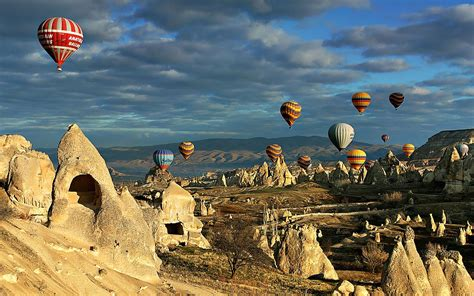
#> input picture image/1.png, 474 x 296 px
$ python main.py
#> lines starting #> are read from the running program, lines starting #| are printed output that depends on the picture; after the words box and inside, x2 and y2 are one past the last pixel; in counts of white or black regions, pixels touching at a corner belong together
import cv2
import numpy as np

# Load the image
try:
    image = cv2.imread('image/1.png')
#> image is the input picture: shape (296, 474, 3); mean B, G, R 101.9, 113, 110

    # Check if the image is empty
    if image is None:
        print("The image could not be loaded or is a blank image.")

    while True:
        # Show the original image
        cv2.imshow('Original Image', image)

        # Print the menu options
        print("Image Processing Options:")
        print("b: Blurring")
        print("s: Sharpening")
        print("e: Edge Detection")
        print("c: Increase Contrast")
        print("h: Histogram Equalization")
        print("q: Quit")

        # Wait for user key press
        key = cv2.waitKey(0)
#> (key e is pressed here)

        # Check the pressed key
        if key == ord('b'):
            # Blurring
            blurred = cv2.GaussianBlur(image, (5, 5), 0)
            cv2.imshow('Blurred Image', blurred)
            cv2.imwrite('processed_image/blurred.png', blurred)
        elif key == ord('s'):
            # Sharpening
            kernel = np.array([[-1,-1,-1], [-1,9,-1], [-1,-1,-1]])
            sharpened = cv2.filter2D(image, -1, kernel)
            cv2.imshow('Sharpened Image', sharpened)
            cv2.imwrite('processed_image/sharpened.png', sharpened)
        elif key == ord('e'):
            # Edge detection
            gray = cv2.cvtColor(image, cv2.COLOR_BGR2GRAY)
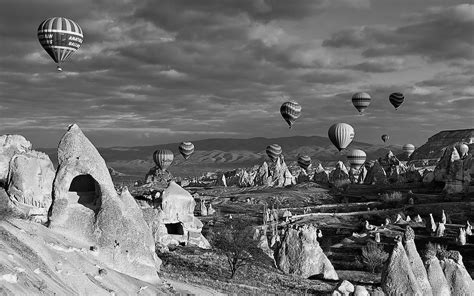
#> gray: shape (296, 474); min 0, max 254, mean 110.9
            edges = cv2.Canny(gray, 100, 200)
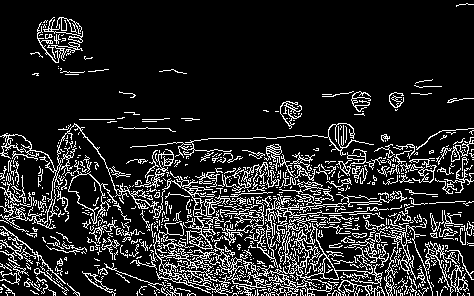
#> edges: shape (296, 474); 14.4% white in thin lines or dots
            cv2.imshow('Edge Detection', edges)
            cv2.imwrite('processed_image/edges.png', edges)
        elif key == ord('c'):
            # Increase Contrast
            alpha = 1.5
            adjusted = cv2.convertScaleAbs(image, alpha=alpha, beta=0)
            cv2.imshow('Increased Contrast', adjusted)
            cv2.imwrite('processed_image/contrast.png', adjusted)
        elif key == ord('h'):
            # Histogram Equalization
            gray = cv2.cvtColor(image, cv2.COLOR_BGR2GRAY)
            equalized = cv2.equalizeHist(gray)
            cv2.imshow('Histogram Equalization', equalized)
            cv2.imwrite('processed_image/histogram_equalization.png', equalized)
        elif key == ord('q'):
            # Quit the program
            break
        else:
            print("You entered an incorrect key! Please enter a valid option.")

    # Close all windows
    cv2.destroyAllWindows()

except cv2.error as e:
    print("Error", e)

$ run again, with image/3.jpg saved as image/1.png
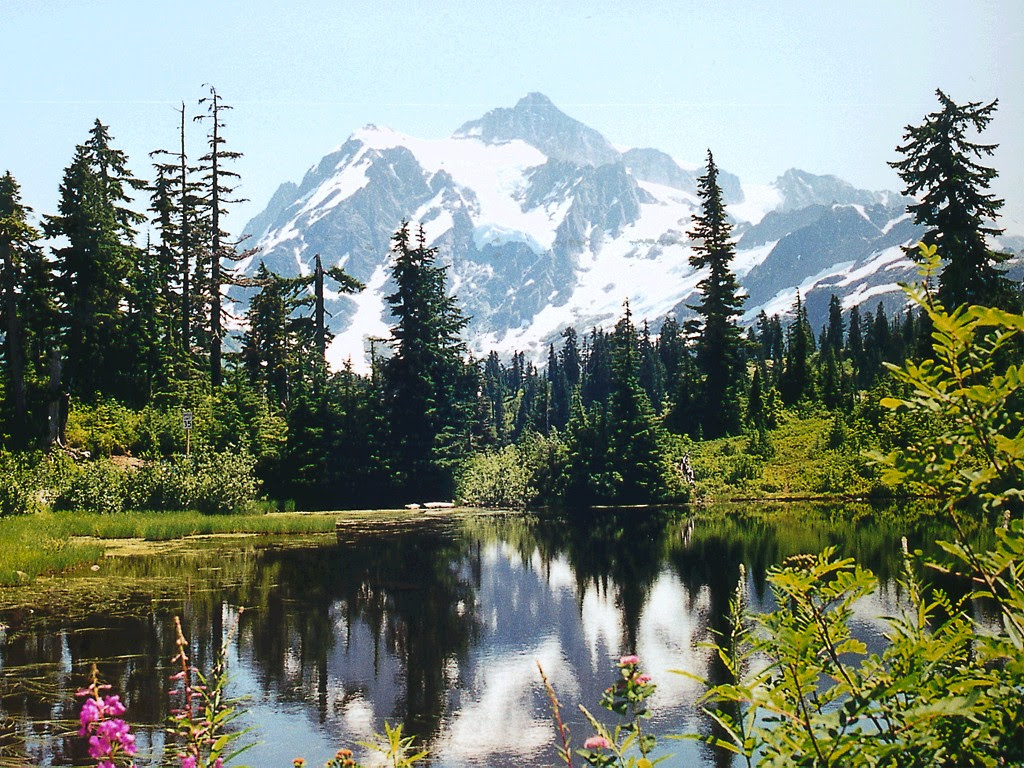
#> input picture image/3.jpg, 1024 x 768 px
#> image is the input picture: shape (768, 1024, 3); mean B, G, R 123.2, 135.8, 124.8
#> `gray = cv2.cvtColor(image, cv2.COLOR_BGR2GRAY)`:
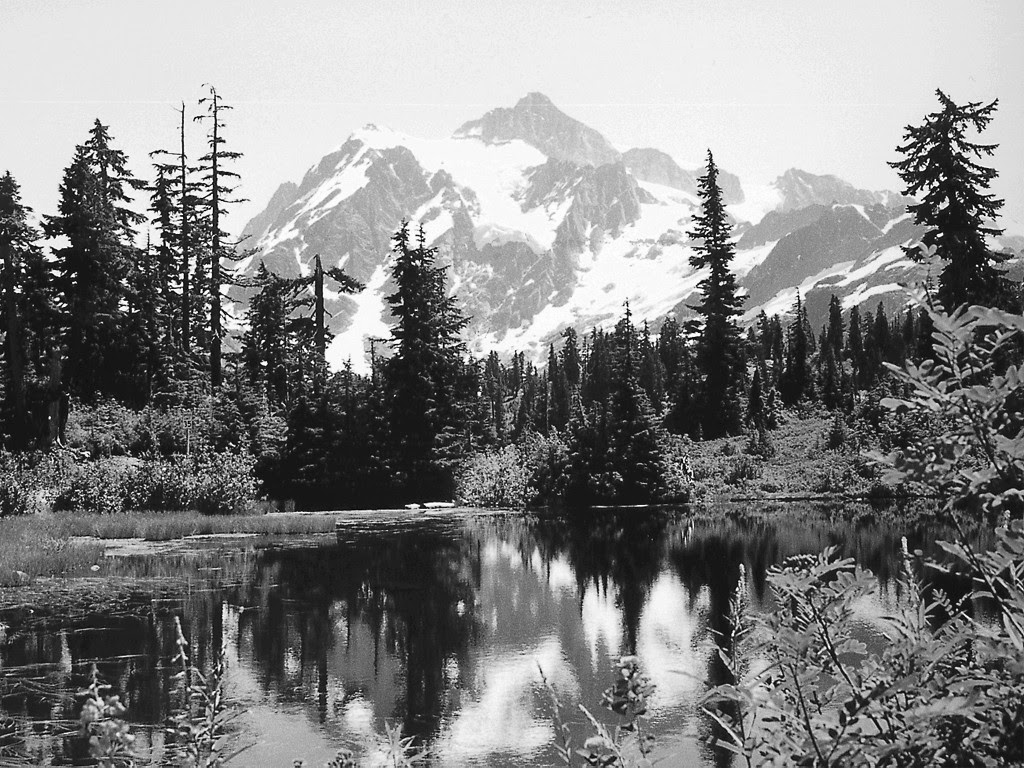
#> gray: shape (768, 1024); min 0, max 255, mean 131
#> `edges = cv2.Canny(gray, 100, 200)`:
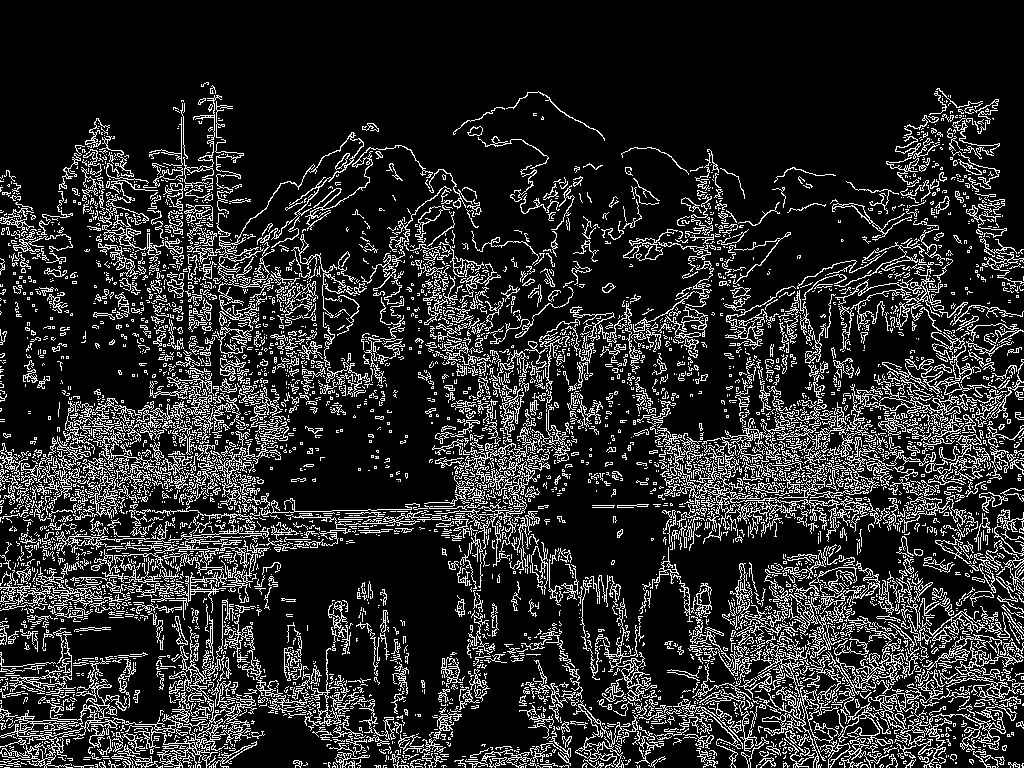
#> edges: shape (768, 1024); 16.5% white in thin lines or dots, all inside (x1, y1, x2, y2) = (0, 82, 1024, 768)
